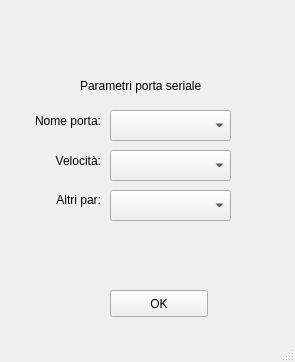
<?xml version="1.0" encoding="UTF-8"?>
<ui version="4.0">
 <class>Parametri</class>
 <widget class="QMainWindow" name="Parametri">
  <property name="geometry">
   <rect>
    <x>0</x>
    <y>0</y>
    <width>295</width>
    <height>362</height>
   </rect>
  </property>
  <property name="maximumSize">
   <size>
    <width>800</width>
    <height>600</height>
   </size>
  </property>
  <property name="windowTitle">
   <string>Parametri</string>
  </property>
  <widget class="QWidget" name="centralwidget">
   <widget class="QPushButton" name="pOK_2">
    <property name="geometry">
     <rect>
      <x>110</x>
      <y>290</y>
      <width>98</width>
      <height>27</height>
     </rect>
    </property>
    <property name="text">
     <string>OK</string>
    </property>
   </widget>
   <widget class="QComboBox" name="n_porta">
    <property name="geometry">
     <rect>
      <x>110</x>
      <y>110</y>
      <width>121</width>
      <height>31</height>
     </rect>
    </property>
   </widget>
   <widget class="QLabel" name="label">
    <property name="geometry">
     <rect>
      <x>10</x>
      <y>110</y>
      <width>91</width>
      <height>21</height>
     </rect>
    </property>
    <property name="text">
     <string>Nome porta:</string>
    </property>
    <property name="alignment">
     <set>Qt::AlignRight|Qt::AlignTrailing|Qt::AlignVCenter</set>
    </property>
   </widget>
   <widget class="QComboBox" name="v_porta">
    <property name="geometry">
     <rect>
      <x>110</x>
      <y>150</y>
      <width>121</width>
      <height>31</height>
     </rect>
    </property>
   </widget>
   <widget class="QLabel" name="label_2">
    <property name="geometry">
     <rect>
      <x>40</x>
      <y>150</y>
      <width>61</width>
      <height>21</height>
     </rect>
    </property>
    <property name="text">
     <string>Velocità:</string>
    </property>
    <property name="alignment">
     <set>Qt::AlignRight|Qt::AlignTrailing|Qt::AlignVCenter</set>
    </property>
   </widget>
   <widget class="QComboBox" name="p_porta">
    <property name="geometry">
     <rect>
      <x>110</x>
      <y>190</y>
      <width>121</width>
      <height>31</height>
     </rect>
    </property>
   </widget>
   <widget class="QLabel" name="label_3">
    <property name="geometry">
     <rect>
      <x>10</x>
      <y>190</y>
      <width>91</width>
      <height>20</height>
     </rect>
    </property>
    <property name="text">
     <string>Altri par:</string>
    </property>
    <property name="alignment">
     <set>Qt::AlignRight|Qt::AlignTrailing|Qt::AlignVCenter</set>
    </property>
   </widget>
   <widget class="QLabel" name="label_4">
    <property name="geometry">
     <rect>
      <x>80</x>
      <y>70</y>
      <width>171</width>
      <height>31</height>
     </rect>
    </property>
    <property name="text">
     <string>Parametri porta seriale</string>
    </property>
   </widget>
  </widget>
  <widget class="QStatusBar" name="statusbar"/>
 </widget>
 <resources/>
 <connections/>
 <designerdata>
  <property name="gridDeltaX">
   <number>10</number>
  </property>
  <property name="gridDeltaY">
   <number>10</number>
  </property>
  <property name="gridSnapX">
   <bool>true</bool>
  </property>
  <property name="gridSnapY">
   <bool>true</bool>
  </property>
  <property name="gridVisible">
   <bool>true</bool>
  </property>
 </designerdata>
</ui>
